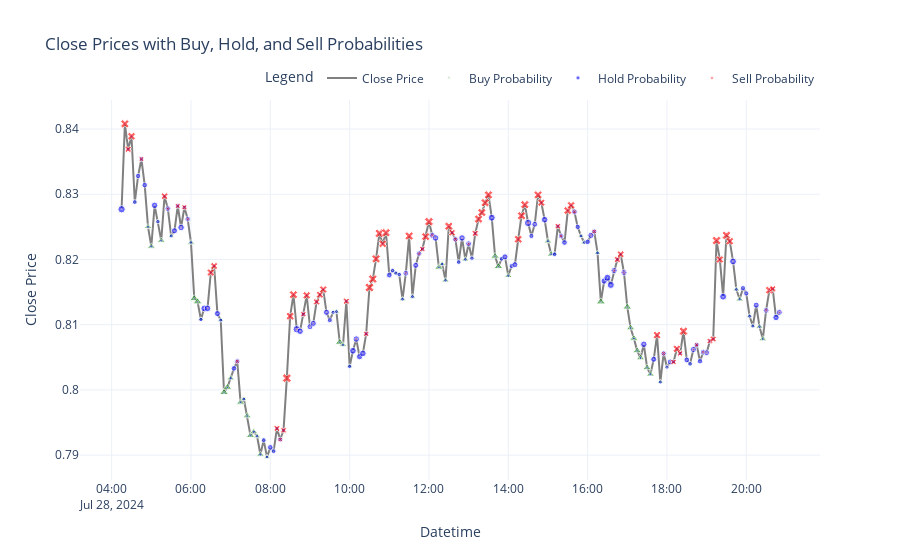

Notebook code cell kept with this figure:
### Code cell
import plotly.graph_objects as go
import numpy as np
from datetime import datetime

def plot_decision_probas(dates, closes, buy_probas, hold_probas, sell_probas):
    """
    Plots the close prices with buy, sell, and hold probabilities using Plotly.
    
    :param dates: List of datetime objects.
    :param closes: List of close prices.
    :param buy_probas: List of buy probabilities.
    :param hold_probas: List of hold probabilities.
    :param sell_probas: List of sell probabilities.
    """
    # Create a figure
    fig = go.Figure()

    # Plot close prices
    fig.add_trace(go.Scatter(x=dates, y=closes, mode='lines', name='Close Price', line=dict(color='gray')))

    # Plot buy probabilities
    fig.add_trace(go.Scatter(
        x=dates,
        y=closes,
        mode='markers',
        marker=dict(
            size=np.array(buy_probas) * 10,
            color='green',
            opacity=0.6,
            symbol='triangle-up'
        ),
        name='Buy Probability'
    ))

    # Plot hold probabilities
    fig.add_trace(go.Scatter(
        x=dates,
        y=closes,
        mode='markers',
        marker=dict(
            size=np.array(hold_probas) * 10,
            color='blue',
            opacity=0.6,
            symbol='circle'
        ),
        name='Hold Probability'
    ))

    # Plot sell probabilities
    fig.add_trace(go.Scatter(
        x=dates,
        y=closes,
        mode='markers',
        marker=dict(
            size=np.array(sell_probas) * 10,
            color='red',
            opacity=0.6,
            symbol='x'
        ),
        name='Sell Probability'
    ))

    # Update layout for better clarity
    fig.update_layout(
        title='Close Prices with Buy, Hold, and Sell Probabilities',
        xaxis_title='Datetime',
        yaxis_title='Close Price',
        legend_title='Legend',
        template='plotly_white',
        legend=dict(
            orientation="h",
            yanchor="bottom",
            y=1.02,
            xanchor="right",
            x=1
        )
    )

    fig.show()

plot_decision_probas(dates=backtest_data['DATETIME'], closes=backtest_data['CLOSE'], buy_probas=buy_probas, hold_probas=hold_probas, sell_probas=sell_probas)

### Figure 1 — Plotly figure (JSON) as saved in the notebook; plotly's stock layout.template omitted (floating-point values rounded to 4 significant figures; data arrays with more than 128 entries replaced by an {"elided": "..."} marker saying what was removed)
{"data": [{"line": {"color": "gray"}, "mode": "lines", "name": "Close Price", "type": "scatter", "x": {"elided": "200 str values"}, "y": {"elided": "200 float values"}}, {"marker": {"color": "green", "opacity": 0.6, "size": {"elided": "200 float values"}, "symbol": "triangle-up"}, "mode": "markers", "name": "Buy Probability", "type": "scatter", "x": {"elided": "200 str values"}, "y": {"elided": "200 float values"}}, {"marker": {"color": "blue", "opacity": 0.6, "size": {"elided": "200 float values"}, "symbol": "circle"}, "mode": "markers", "name": "Hold Probability", "type": "scatter", "x": {"elided": "200 str values"}, "y": {"elided": "200 float values"}}, {"marker": {"color": "red", "opacity": 0.6, "size": {"elided": "200 float values"}, "symbol": "x"}, "mode": "markers", "name": "Sell Probability", "type": "scatter", "x": {"elided": "200 str values"}, "y": {"elided": "200 float values"}}], "layout": {"legend": {"orientation": "h", "title": {"text": "Legend"}, "x": 1, "xanchor": "right", "y": 1.02, "yanchor": "bottom"}, "title": {"text": "Close Prices with Buy, Hold, and Sell Probabilities"}, "xaxis": {"title": {"text": "Datetime"}}, "yaxis": {"title": {"text": "Close Price"}}}}
